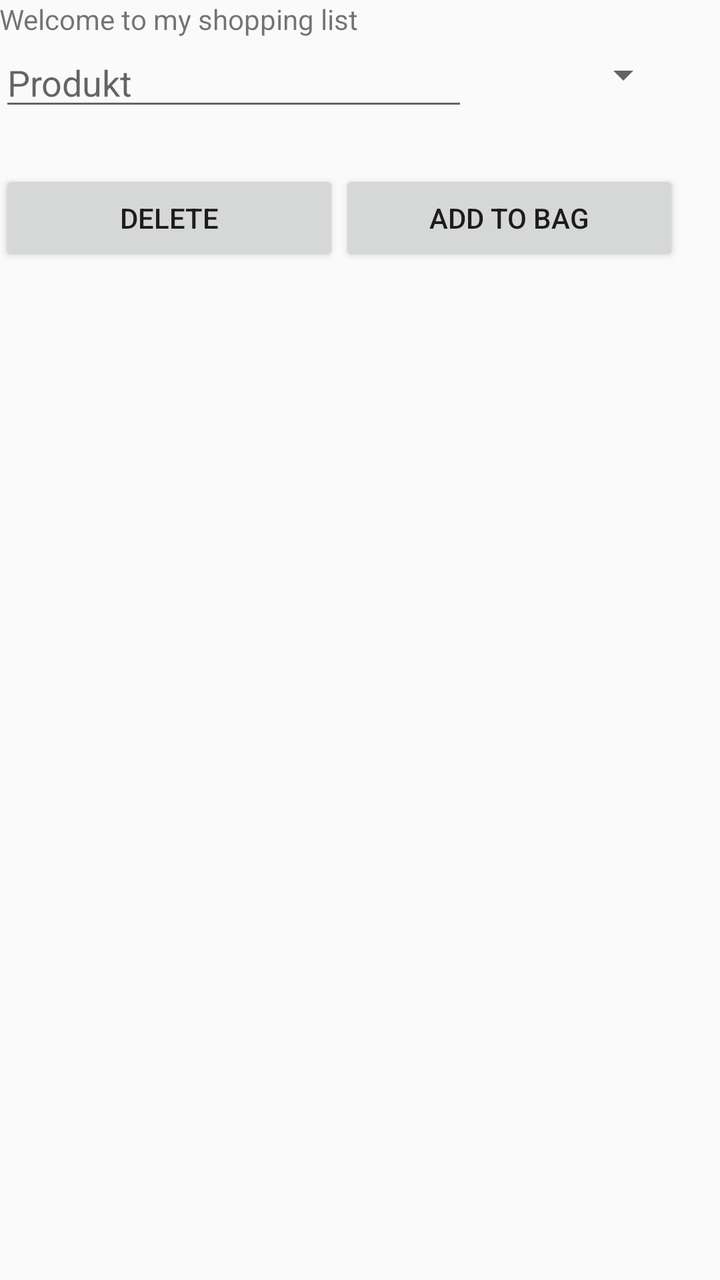
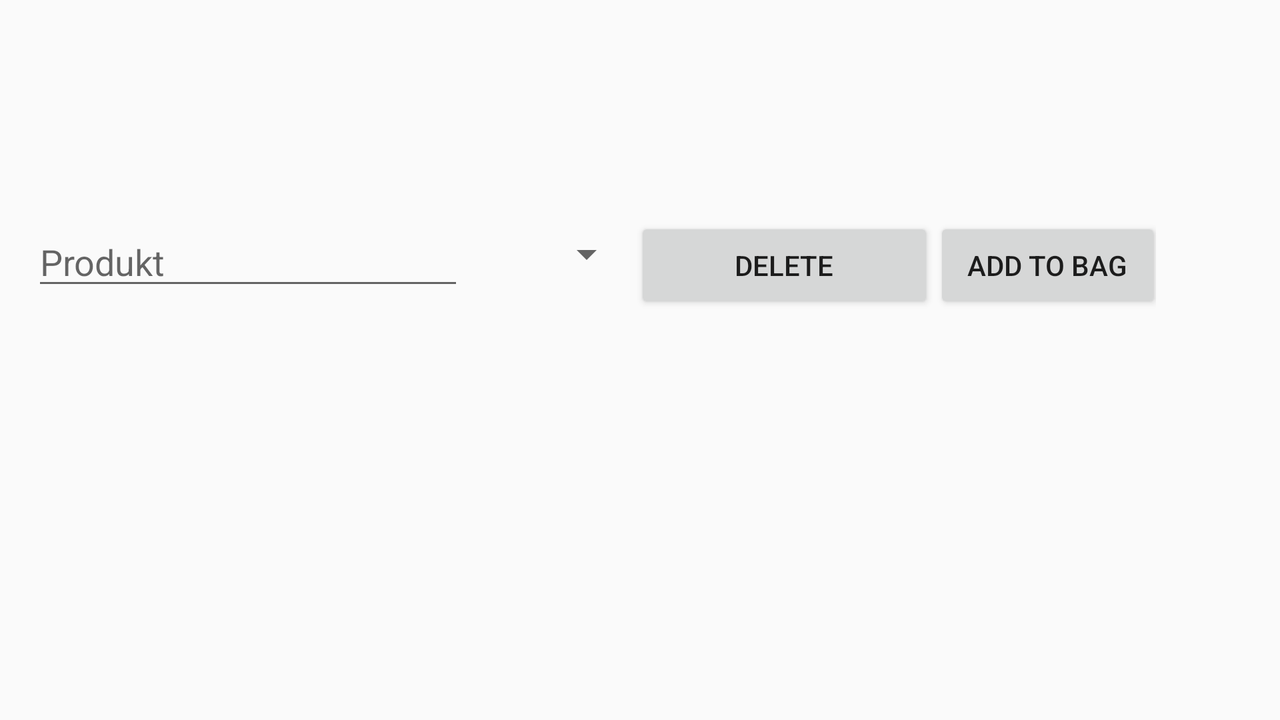

Two renders of one Android screen. The first uses the default layout on a phone; the second uses the alternative layout the repository ships for a different screen configuration, on a matching device. The two XML files are below.
<!-- AndroidManifest.xml: application theme AppTheme -->
<!-- res/layout/screen.xml -->
<?xml version="1.0" encoding="utf-8"?>
<LinearLayout
    xmlns:android="http://schemas.android.com/apk/res/android"
    xmlns:app="http://schemas.android.com/apk/res-auto"
    xmlns:tools="http://schemas.android.com/tools"
    android:focusable="true"
    android:focusableInTouchMode="true"
    android:layout_width="match_parent"
    android:layout_height="match_parent"
    android:orientation="vertical"
    android:paddingBottom="@dimen/activity_vertical_margin"
    android:paddingLeft="@dimen/activity_horizontal_margin"
    android:paddingRight="@dimen/activity_horizontal_margin"
    android:paddingTop="@dimen/activity_vertical_margin"
    app:layout_behavior="@string/appbar_scrolling_view_behavior"
    tools:context="org.projects.shoppinglist.MainActivity"
    tools:showIn="@layout/activity_main">


    <TextView
        android:id="@+id/textView2"
        android:layout_width="match_parent"
        android:layout_height="wrap_content"
        android:layout_gravity="top"
        android:text="Welcome to my shopping list" />

    <LinearLayout
        android:layout_width="562dp"
        android:layout_height="66dp"
        android:orientation="horizontal"
        android:weightSum="1">

        <EditText
            android:id="@+id/productText"
            android:layout_width="wrap_content"
            android:layout_height="wrap_content"
            android:ems="10"
            android:hint="@string/hintProductText"
            android:inputType="textPersonName"
            android:text=""
            android:layout_weight="0.09" />

        <Spinner
            android:id="@+id/quantitySpinner"
            android:layout_width="80dp"
            android:layout_height="37dp"
            android:layout_weight="0.08" />

    </LinearLayout>

    <LinearLayout
        android:layout_width="match_parent"
        android:layout_height="wrap_content"
        android:orientation="horizontal"
        android:weightSum="1">

        <Button
            android:id="@+id/deleteSelectedItems"
            android:layout_width="134dp"
            android:layout_height="wrap_content"
            android:text="Delete"
            android:layout_weight="0.23" />

        <Button
            android:id="@+id/addButton"
            android:layout_width="70dp"
            android:layout_height="wrap_content"
            android:layout_weight="0.64"
            android:text="Add to bag" />

    </LinearLayout>

    <ListView
        android:id="@+id/list"
        android:layout_width="match_parent"
        android:layout_height="match_parent"></ListView>
</LinearLayout>
<!-- res/layout/activity_main.xml (included above) -->
<?xml version="1.0" encoding="utf-8"?>
<android.support.design.widget.CoordinatorLayout
    xmlns:android="http://schemas.android.com/apk/res/android"
    xmlns:app="http://schemas.android.com/apk/res-auto"
    xmlns:tools="http://schemas.android.com/tools"
    android:layout_width="match_parent"
    android:layout_height="match_parent"
    android:fitsSystemWindows="true"
    tools:context="org.projects.shoppinglist.MainActivity">

    <android.support.design.widget.AppBarLayout
        android:layout_width="match_parent"
        android:layout_height="wrap_content"
        android:theme="@style/AppTheme.AppBarOverlay">

        <android.support.v7.widget.Toolbar
            android:id="@+id/toolbar"
            android:layout_width="match_parent"
            android:layout_height="?attr/actionBarSize"
            android:background="?attr/colorPrimary"
            app:popupTheme="@style/AppTheme.PopupOverlay"/>

    </android.support.design.widget.AppBarLayout>

    <include layout="@layout/screen"/>

</android.support.design.widget.CoordinatorLayout>
<!-- resources referenced by this layout -->
<resources>
  <string name="hintProductText">Produkt</string>
  <style name="AppTheme.AppBarOverlay" parent="ThemeOverlay.AppCompat.Dark.ActionBar" />
  <style name="AppTheme.PopupOverlay" parent="ThemeOverlay.AppCompat.Light" />
  <style name="AppTheme" parent="Theme.AppCompat.Light.DarkActionBar">
  
      </style>
</resources>
<!-- res/layout-land/screen.xml (the repository's variant of the layout above) -->
<!-- drawn on the phone turned sideways -->
<?xml version="1.0" encoding="utf-8"?>
<LinearLayout xmlns:android="http://schemas.android.com/apk/res/android"
    android:orientation="vertical"
    android:layout_width="match_parent"
    android:paddingBottom="16dp"
    android:paddingLeft="16dp"
    android:paddingRight="16dp"
    android:paddingTop="75dp"
    android:layout_height="match_parent">

    <TextView
        android:id="@+id/userName"
        android:layout_width="match_parent"
        android:layout_height="wrap_content"
        android:layout_gravity="top"
        android:textSize="25sp"
        android:text="" />

    <LinearLayout
        android:layout_width="562dp"
        android:layout_height="66dp"
        android:orientation="horizontal"
        android:weightSum="1">

        <EditText
            android:id="@+id/productText"
            android:layout_width="wrap_content"
            android:layout_height="wrap_content"
            android:ems="10"
            android:hint="@string/hintProductText"
            android:inputType="textPersonName"
            android:text=""
            android:layout_weight="0.09" />

        <Spinner
            android:id="@+id/quantitySpinner"
            android:layout_width="80dp"
            android:layout_height="37dp"
            android:layout_weight="0.08" />

        android:layout_width="match_parent"
        android:layout_height="wrap_content"
        android:orientation="horizontal"
        android:weightSum="1">

        <Button
            android:id="@+id/deleteSelectedItems"
            android:layout_width="134dp"
            android:layout_height="wrap_content"
            android:layout_weight="0.23"
            android:text="Delete" />

        <Button
            android:id="@+id/addButton"
            android:layout_width="70dp"
            android:layout_height="wrap_content"
            android:layout_weight="0.64"
            android:text="Add to bag" />

    </LinearLayout>

    <ListView
        android:id="@+id/list"
        android:layout_width="match_parent"
        android:layout_height="match_parent"></ListView>
</LinearLayout>
<!-- resources referenced by the variant -->
<!-- as the phone turned sideways resolves them -->
<resources>
  <string name="hintProductText">Produkt</string>
  <style name="AppTheme" parent="Theme.AppCompat.Light.DarkActionBar">
  
      </style>
</resources>
